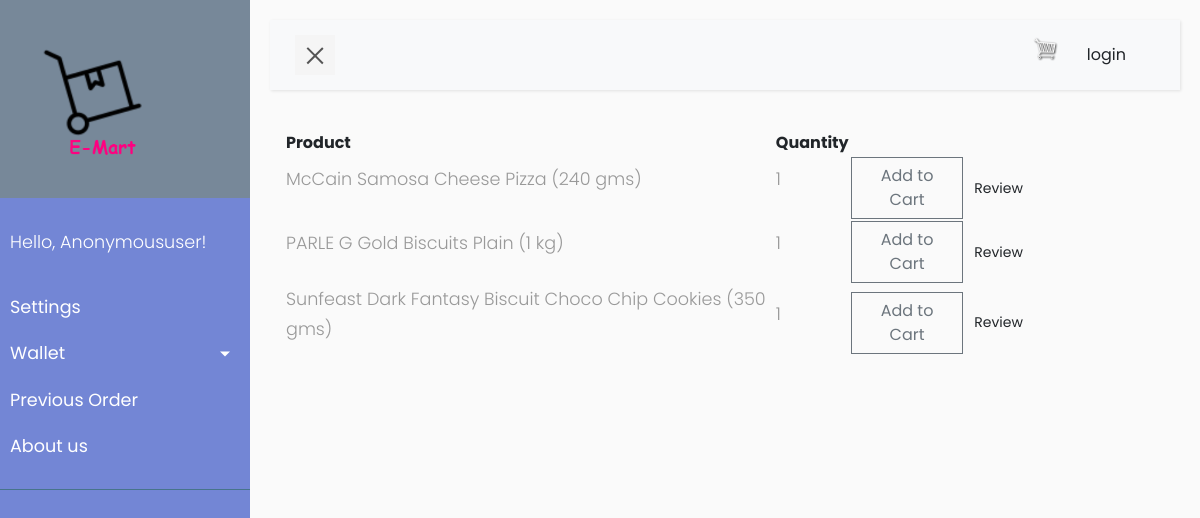
Screenshot of /previous/items/16 with the database file from the repository.
### store/models.py (models this page shows, shortened)
class OrderItem(models.Model):
    product = models.ForeignKey(Product, on_delete=models.SET_NULL, blank=True, null=True)
    order = models.ForeignKey(Order, on_delete=models.SET_NULL, blank=True, null=True)
    quantity = models.IntegerField(default=0, null=True, blank=True)

class Product(models.Model):
    name = models.CharField(max_length=200, null=True)
    price = models.FloatField()
    image = models.ImageField(null=True, blank=True)
    description = RichTextField(blank=True, null=True, default="Your description goes here...")
    tags = models.ManyToManyField(Tag)
    def __str__(self):
        return self.name

### store/views.py (the view)
# urls.py: path('previous/items/<str:id>', views.prev_items, name="prev_items"),
def prev_items(request, id):
    prev_item = OrderItem.objects.filter(order_id=id)
    order = Order.objects.get(id=id)
    context = {'prev_item': prev_item,'is_paid':order.paid}
    return render(request, 'store/prev_items.html', context)

### store/templates/store/prev_items.html (shortened to what this page needs)
{% extends 'store/main.html' %}
{% load static %}
{% block content %}
    <div class="row">
        <div class="col-md">
            <table style="width:85%">
                <tr>
                    <th>Product</th>
                    <th>Quantity</th>
                </tr>
                {% for i in prev_item %}
                    <tr>
                        <td><p>{{ i.product }}</p></td>
                        <td><p>{{ i.quantity }}</p></td>
                        <td>
                            <button data-product="{{ i.product_id }}" data-action="add"
                                    class="btn btn-outline-secondary add-btn update-cart">Add to Cart
                            </button>
                        </td>
                        {% if is_paid %}
                            <td><a class="btn btn-sm active" href="{% url 'review_page' i.product_id %}"> Review</a>
                            </td>
                        {% else %}
                            <p style="color: indianred">You are not yet eligible to review this product. To review this item buy the product and
                                make successful payment.</p>
                        {% endif %}
                    </tr>
                {% endfor %}
            </table>
        </div>
    </div>
{% endblock %}

### static/css/main.css (style rules this page uses)
.btn { border-radius: 0; }

### static/css/style5.css (style rules this page uses)
p { font-family: 'Poppins', sans-serif; font-size: 1.1em; font-weight: 300; line-height: 1.7em; color: #999; }
a, a:hover, a:focus { color: inherit; text-decoration: none; transition: all 0.3s; }

### rows the page displays
OrderItem: product "McCain Samosa Cheese Pizza (240 gms)", quantity "1"
OrderItem: product "PARLE G Gold Biscuits Plain (1 kg)", quantity "1"
OrderItem: product "Sunfeast Dark Fantasy Biscuit Choco Chip Cookies (350 gms)", quantity "1"

### other values shown
{{ request.user | title }} "Anonymoususer"
